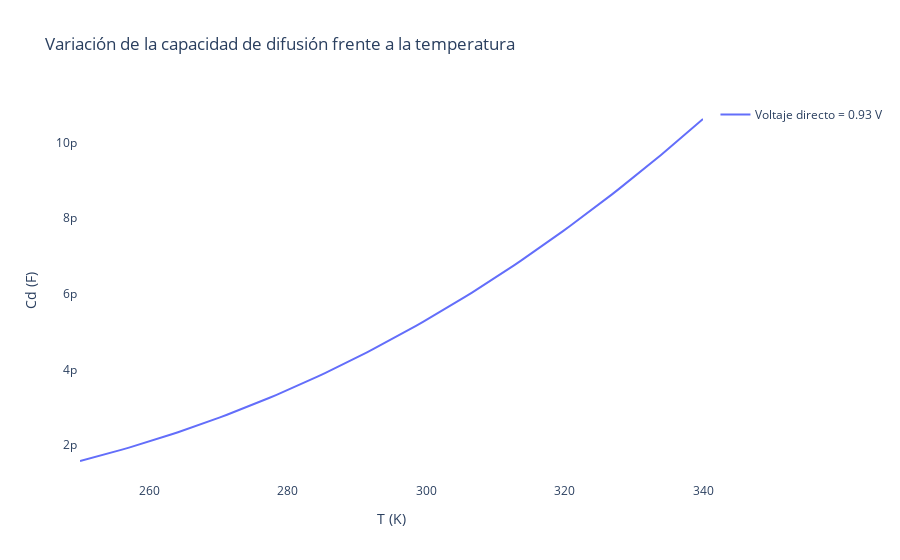

Here is the notebook cell this chart was saved with:
### Code cell
import numpy as np
import plotly.graph_objects as go

te = np.linspace(250, 340, 90)
vf_s = np.linspace(0, v_f, 1000)
vr_s = np.linspace(0, v_r, 1000)

cd_g = (area*(q**2)*L_p*(((np.sqrt(n_c * n_v * np.exp(-e_g / (kev * te))))**2)/n_a))/(k*te)*(np.exp((q * v_f) / (k * te)))


# Crear la figura
fig = go.Figure()

# Agregar las curvas al gráfico
fig.add_trace(go.Scatter(x=te, y=cd_g, mode='lines', name=f'Voltaje directo = {v_f} V'))
#fig.add_trace(go.Scatter(x=-vr_s, y=-i_g2, mode='lines', name=f'Voltaje inverso = {v_r} V'))

# Configurar el diseño del gráfico
fig.update_layout(
    xaxis=dict(title='T (K)', showline=True),
    yaxis=dict(title='Cd (F)', showline=True),
    title='Variación de la capacidad de difusión frente a la temperatura',
    showlegend=True,
    plot_bgcolor="white",
    paper_bgcolor="white"
)
# Configurar las líneas de los ejes x e y



# Mostrar el gráfico
fig.show()

### Figure 1 — Plotly figure (JSON) as saved in the notebook; plotly's stock layout.template omitted (floating-point values rounded to 4 significant figures)
{"data": [{"mode": "lines", "name": "Voltaje directo = 0.93 V", "type": "scatter", "x": [250, 251.0, 252.0, 253.0, 254.0, 255.1, 256.1, 257.1, 258.1, 259.1, 260.1, 261.1, 262.1, 263.1, 264.2, 265.2, 266.2, 267.2, 268.2, 269.2, 270.2, 271.2, 272.2, 273.3, 274.3, 275.3, 276.3, 277.3, 278.3, 279.3, 280.3, 281.3, 282.4, 283.4, 284.4, 285.4, 286.4, 287.4, 288.4, 289.4, 290.4, 291.5, 292.5, 293.5, 294.5, 295.5, 296.5, 297.5, 298.5, 299.6, 300.6, 301.6, 302.6, 303.6, 304.6, 305.6, 306.6, 307.6, 308.7, 309.7, 310.7, 311.7, 312.7, 313.7, 314.7, 315.7, 316.7, 317.8, 318.8, 319.8, 320.8, 321.8, 322.8, 323.8, 324.8, 325.8, 326.9, 327.9, 328.9, 329.9, 330.9, 331.9, 332.9, 333.9, 334.9, 336.0, 337.0, 338.0, 339.0, 340], "y": [1.582e-12, 1.629e-12, 1.678e-12, 1.728e-12, 1.778e-12, 1.83e-12, 1.882e-12, 1.936e-12, 1.991e-12, 2.047e-12, 2.104e-12, 2.162e-12, 2.221e-12, 2.281e-12, 2.343e-12, 2.405e-12, 2.469e-12, 2.534e-12, 2.6e-12, 2.667e-12, 2.735e-12, 2.804e-12, 2.875e-12, 2.947e-12, 3.02e-12, 3.094e-12, 3.17e-12, 3.247e-12, 3.324e-12, 3.404e-12, 3.484e-12, 3.566e-12, 3.649e-12, 3.733e-12, 3.819e-12, 3.905e-12, 3.993e-12, 4.083e-12, 4.174e-12, 4.266e-12, 4.359e-12, 4.453e-12, 4.549e-12, 4.647e-12, 4.745e-12, 4.845e-12, 4.947e-12, 5.049e-12, 5.153e-12, 5.259e-12, 5.365e-12, 5.473e-12, 5.583e-12, 5.694e-12, 5.806e-12, 5.919e-12, 6.034e-12, 6.151e-12, 6.268e-12, 6.388e-12, 6.508e-12, 6.63e-12, 6.753e-12, 6.878e-12, 7.004e-12, 7.132e-12, 7.261e-12, 7.391e-12, 7.523e-12, 7.656e-12, 7.791e-12, 7.927e-12, 8.065e-12, 8.204e-12, 8.344e-12, 8.486e-12, 8.629e-12, 8.774e-12, 8.92e-12, 9.067e-12, 9.216e-12, 9.366e-12, 9.518e-12, 9.671e-12, 9.826e-12, 9.982e-12, 1.014e-11, 1.03e-11, 1.046e-11, 1.062e-11]}], "layout": {"paper_bgcolor": "white", "plot_bgcolor": "white", "showlegend": true, "title": {"text": "Variación de la capacidad de difusión frente a la temperatura"}, "xaxis": {"showline": true, "title": {"text": "T (K)"}}, "yaxis": {"showline": true, "title": {"text": "Cd (F)"}}}}
